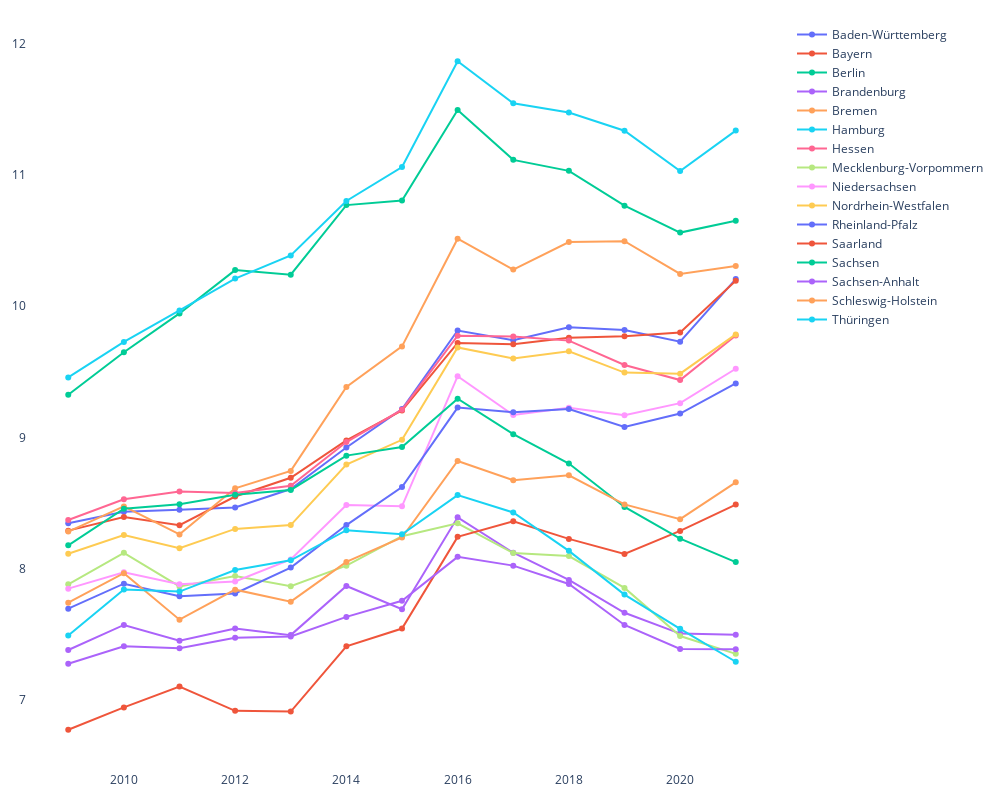

Notebook source saved alongside this figure:
### Markdown cell above
## Geburten

Die Zahl der Geburten *(destatis: 12612-0100)* dient als Grundlage, ohne die Schwankungen beim Elterngeldbezug nicht zu verstehen sind.
Da die Spanne zwischen Bremen und NRW sehr groß ist und wir uns mehr für Unterschiede in den relativen Geburtenraten zwischen Ländern und über die Jahre hinweg interessieren, skalieren wir die Geburtenrate auf "Geburten je 100.000 Einwohner:innen", ziehen also noch die Einwohnerzahlen heran *(destatis: 12411-0010)*.
Die Tabelle enthält auch das Geschlecht des Kindes, das ignorieren wir hier.

### Code cell
gb = pd.read_parquet(destatis_sources["geburten"]["processed_file"])
gb = gb.groupby(["jahr", "land"]).geburten.sum().to_frame().reset_index()

ewz = pd.read_parquet(destatis_sources["ewz"]["processed_file"])

gb = pd.merge(gb, ewz, on=["jahr", "land"])
gb["geburten_pro_1000"] = gb.geburten / gb.ewz * 1000

fig = go.Figure()

for land, lgrp in gb.groupby("land"):
    fig.add_trace(
        go.Scatter(
            x=lgrp.jahr,
            y=lgrp.geburten_pro_1000,
            mode="markers+lines",
            name=land
        ),
    )

fig.update_layout(
    width=1000,
    height=800,
    margin=dict(t=20, r=20, b=20, l=20),
    paper_bgcolor="rgba(0,0,0,0)",
    plot_bgcolor="rgba(255,255,255, .7)",
)

fig.show()

### Figure 1 — Plotly figure (JSON) as saved in the notebook; plotly's stock layout.template omitted (floating-point values rounded to 4 significant figures)
{"data": [{"mode": "markers+lines", "name": "Baden-Württemberg", "type": "scatter", "x": [2009, 2010, 2011, 2012, 2013, 2014, 2015, 2016, 2017, 2018, 2019, 2020, 2021], "y": [8.346, 8.434, 8.449, 8.466, 8.607, 8.924, 9.216, 9.814, 9.741, 9.84, 9.818, 9.729, 10.21]}, {"mode": "markers+lines", "name": "Bayern", "type": "scatter", "x": [2009, 2010, 2011, 2012, 2013, 2014, 2015, 2016, 2017, 2018, 2019, 2020, 2021], "y": [8.29, 8.394, 8.331, 8.55, 8.692, 8.977, 9.205, 9.72, 9.709, 9.759, 9.77, 9.799, 10.19]}, {"mode": "markers+lines", "name": "Berlin", "type": "scatter", "x": [2009, 2010, 2011, 2012, 2013, 2014, 2015, 2016, 2017, 2018, 2019, 2020, 2021], "y": [9.325, 9.649, 9.944, 10.27, 10.24, 10.77, 10.8, 11.49, 11.11, 11.03, 10.77, 10.56, 10.65]}, {"mode": "markers+lines", "name": "Brandenburg", "type": "scatter", "x": [2009, 2010, 2011, 2012, 2013, 2014, 2015, 2016, 2017, 2018, 2019, 2020, 2021], "y": [7.381, 7.572, 7.451, 7.545, 7.494, 7.868, 7.691, 8.392, 8.122, 7.915, 7.664, 7.506, 7.498]}, {"mode": "markers+lines", "name": "Bremen", "type": "scatter", "x": [2009, 2010, 2011, 2012, 2013, 2014, 2015, 2016, 2017, 2018, 2019, 2020, 2021], "y": [8.283, 8.474, 8.261, 8.612, 8.745, 9.384, 9.693, 10.51, 10.28, 10.49, 10.49, 10.25, 10.31]}, {"mode": "markers+lines", "name": "Hamburg", "type": "scatter", "x": [2009, 2010, 2011, 2012, 2013, 2014, 2015, 2016, 2017, 2018, 2019, 2020, 2021], "y": [9.457, 9.727, 9.967, 10.21, 10.39, 10.8, 11.06, 11.86, 11.54, 11.47, 11.34, 11.03, 11.34]}, {"mode": "markers+lines", "name": "Hessen", "type": "scatter", "x": [2009, 2010, 2011, 2012, 2013, 2014, 2015, 2016, 2017, 2018, 2019, 2020, 2021], "y": [8.371, 8.528, 8.589, 8.578, 8.632, 8.965, 9.211, 9.775, 9.769, 9.737, 9.552, 9.437, 9.777]}, {"mode": "markers+lines", "name": "Mecklenburg-Vorpommern", "type": "scatter", "x": [2009, 2010, 2011, 2012, 2013, 2014, 2015, 2016, 2017, 2018, 2019, 2020, 2021], "y": [7.881, 8.121, 7.865, 7.945, 7.867, 8.023, 8.248, 8.346, 8.119, 8.096, 7.854, 7.488, 7.352]}, {"mode": "markers+lines", "name": "Niedersachsen", "type": "scatter", "x": [2009, 2010, 2011, 2012, 2013, 2014, 2015, 2016, 2017, 2018, 2019, 2020, 2021], "y": [7.848, 7.973, 7.882, 7.903, 8.071, 8.485, 8.476, 9.466, 9.17, 9.227, 9.168, 9.261, 9.523]}, {"mode": "markers+lines", "name": "Nordrhein-Westfalen", "type": "scatter", "x": [2009, 2010, 2011, 2012, 2013, 2014, 2015, 2016, 2017, 2018, 2019, 2020, 2021], "y": [8.115, 8.256, 8.156, 8.303, 8.332, 8.794, 8.982, 9.685, 9.601, 9.656, 9.494, 9.486, 9.785]}, {"mode": "markers+lines", "name": "Rheinland-Pfalz", "type": "scatter", "x": [2009, 2010, 2011, 2012, 2013, 2014, 2015, 2016, 2017, 2018, 2019, 2020, 2021], "y": [7.696, 7.886, 7.79, 7.811, 8.009, 8.333, 8.623, 9.227, 9.191, 9.216, 9.08, 9.182, 9.411]}, {"mode": "markers+lines", "name": "Saarland", "type": "scatter", "x": [2009, 2010, 2011, 2012, 2013, 2014, 2015, 2016, 2017, 2018, 2019, 2020, 2021], "y": [6.774, 6.944, 7.103, 6.918, 6.912, 7.409, 7.544, 8.243, 8.362, 8.227, 8.112, 8.288, 8.489]}, {"mode": "markers+lines", "name": "Sachsen", "type": "scatter", "x": [2009, 2010, 2011, 2012, 2013, 2014, 2015, 2016, 2017, 2018, 2019, 2020, 2021], "y": [8.178, 8.457, 8.491, 8.564, 8.6, 8.861, 8.927, 9.295, 9.025, 8.801, 8.47, 8.229, 8.05]}, {"mode": "markers+lines", "name": "Sachsen-Anhalt", "type": "scatter", "x": [2009, 2010, 2011, 2012, 2013, 2014, 2015, 2016, 2017, 2018, 2019, 2020, 2021], "y": [7.276, 7.409, 7.395, 7.475, 7.483, 7.633, 7.756, 8.09, 8.024, 7.884, 7.572, 7.389, 7.387]}, {"mode": "markers+lines", "name": "Schleswig-Holstein", "type": "scatter", "x": [2009, 2010, 2011, 2012, 2013, 2014, 2015, 2016, 2017, 2018, 2019, 2020, 2021], "y": [7.741, 7.966, 7.612, 7.841, 7.749, 8.052, 8.238, 8.82, 8.674, 8.712, 8.49, 8.377, 8.658]}, {"mode": "markers+lines", "name": "Thüringen", "type": "scatter", "x": [2009, 2010, 2011, 2012, 2013, 2014, 2015, 2016, 2017, 2018, 2019, 2020, 2021], "y": [7.491, 7.842, 7.826, 7.99, 8.064, 8.293, 8.262, 8.561, 8.429, 8.136, 7.803, 7.542, 7.292]}], "layout": {"height": 800, "margin": {"b": 20, "l": 20, "r": 20, "t": 20}, "paper_bgcolor": "rgba(0,0,0,0)", "plot_bgcolor": "rgba(255,255,255, .7)", "width": 1000}}
